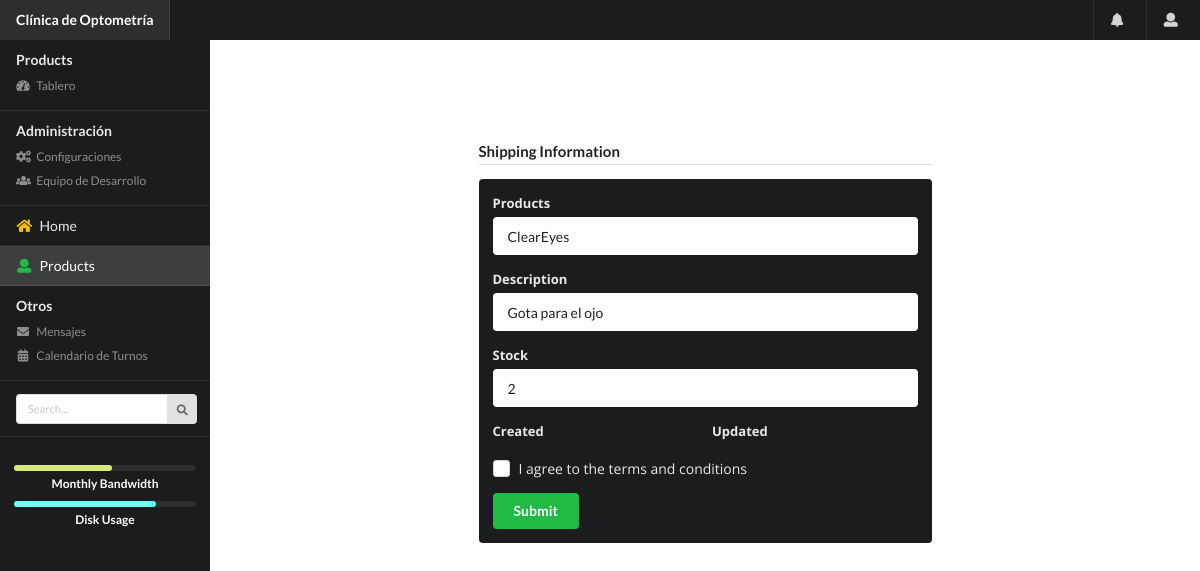
Screenshot of /products/editProducts/1 with the database file from the repository.
### products/models.py (models this page shows, shortened)
class Products(models.Model):
    id_product = models.AutoField(primary_key=True)
    name_product = models.CharField(max_length=50)
    description = models.CharField(max_length=50)
    stock = models.IntegerField(max_length=50)
    created = models.DateTimeField(auto_now_add=True)
    updated = models.DateTimeField(auto_now=True)

### products/class_views.py (the view)
# urls.py: path("editProducts/<int:pk>",class_views.ProductsUpdate.as_view(),name="editProducts"),
class ProductsUpdate(UpdateView):
    model = Products
    form_class = ProductsForm
    template_name = 'products/addProducts.html'
    success_url = reverse_lazy('products:viewProducts')

### products/forms.py
class ProductsForm(forms.ModelForm):
    class Meta:
        model = Products
        fields = '__all__'

### products/templates/products/addProducts.html (shortened to what this page needs)
{% extends "products/sidebar.html" %}
{% load static %}
{% block body %}
<div class="pusher">
  <div class="main-content">
    <div class="ui grid stackable padded">
      <div class="ui two column centered grid">
        <div class="four column centered row">
        </div>
        <div class="column">
          <form class="ui form" method="POST">
            <h4 class="ui dividing header">Shipping Information</h4>
            <div class="ui inverted segment">
              <div class="ui inverted form">
                <div class="field">
                  <label>Products</label>
                  {{ form.name_product }}
                </div>
                <div class="field">
                  <label>Description</label>
                  {{ form.description }}
                </div>
                <div class="field">
                  <label>Stock</label>
                  {{ form.stock }}
                </div>
                <div class="two fields">
                  <div class="field">
                    <label>Created</label>
                  </div>
                  <div class="field">
                    <label>Updated</label>
                  </div>
                </div>
                <div class="inline field">
                  <div class="ui checkbox">
                    <label>I agree to the terms and conditions</label>
                  </div>
                </div>
                <button type="submit" class="ui green submit button">
                  Submit
                </button>
              </div>
            </div>
          </form>
        </div>
        <div class="four column centered row">
        </div>
      </div>
    </div>
  </div>
</div>
{% endblock %}

### products/static/products/css/style.css (style rules this page uses)
:root { --tablet: 768px; --smallMonitor: 992px; --largeMonitor: 1200px; --font-family: 'Open Sans', sans-serif; }
body { font-family: var(--font-family) !important; }
.main-content { margin-top: 40px; }
@media (min-width: 768px) { .main-content { margin-left: 15rem; } }

### rows the page displays
Products: name_product "ClearEyes", description "Gota para el ojo", stock "2"
